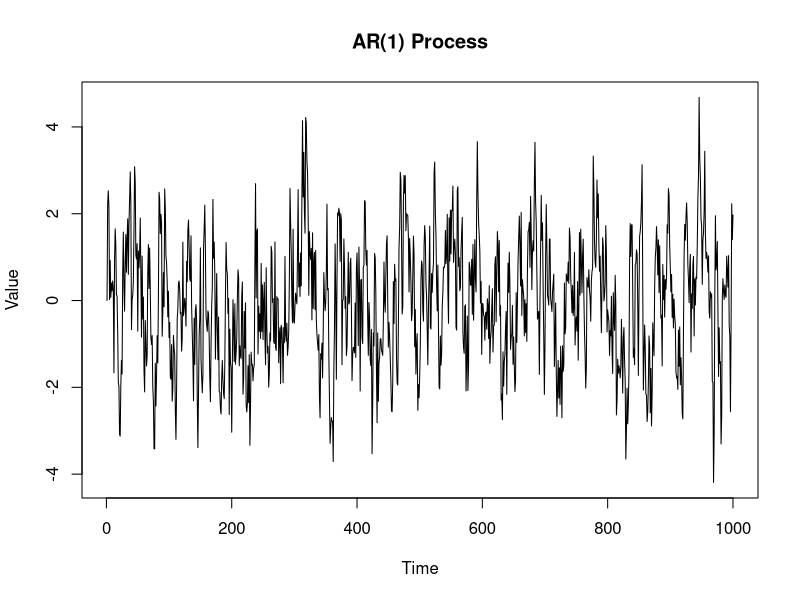
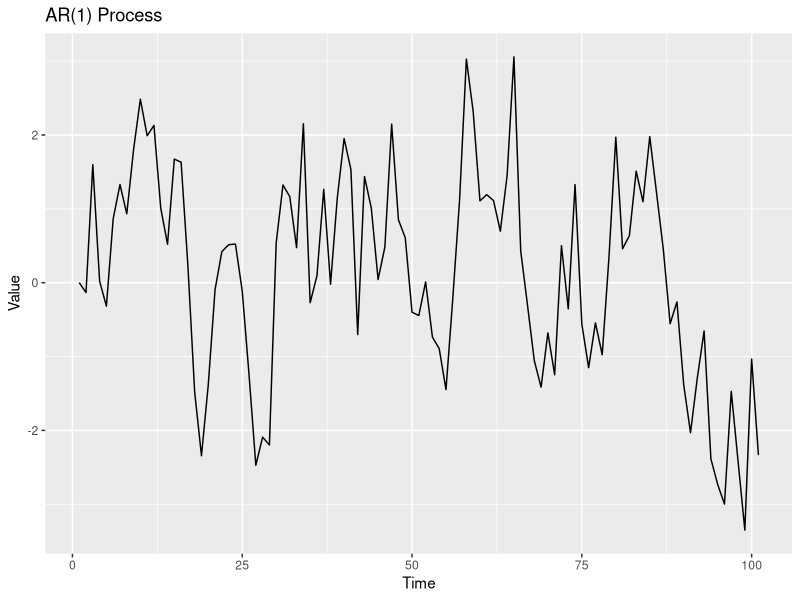
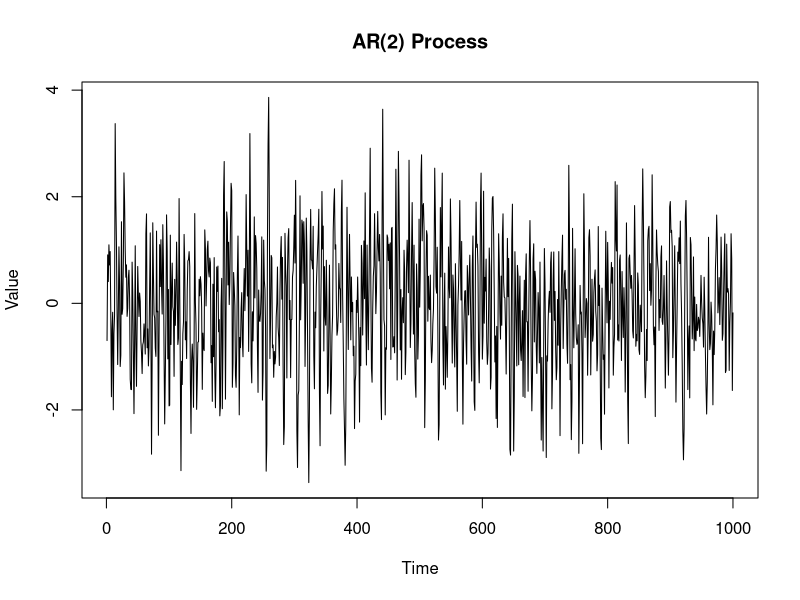
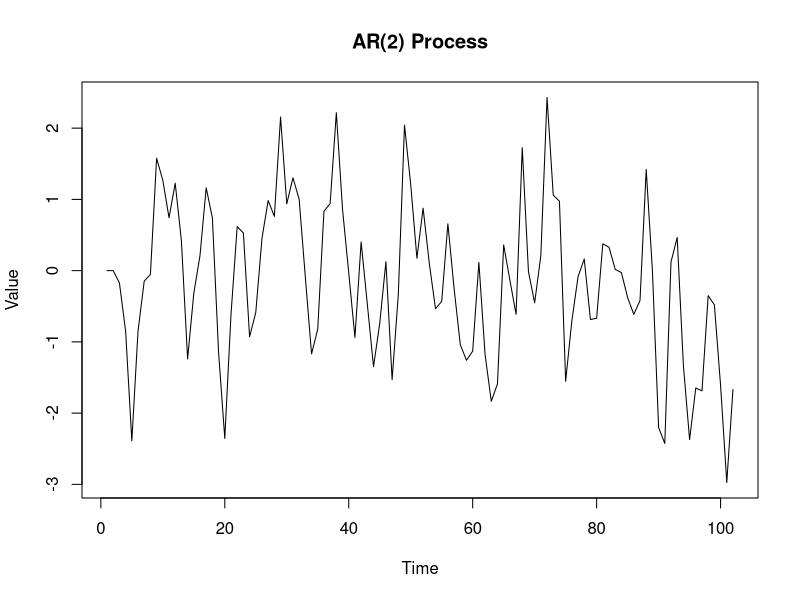
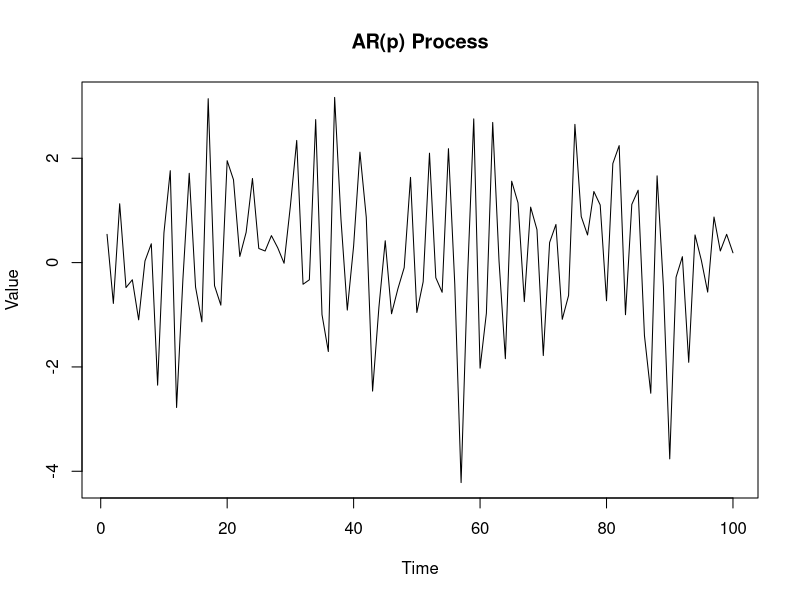
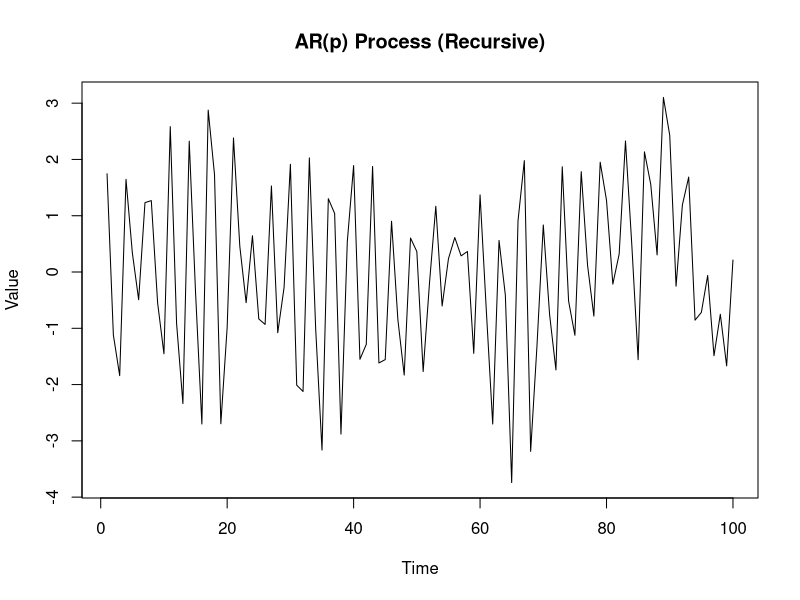

These charts were generated, in order, by the following R code:
## ---- chunk 1
# Set the parameters for the AR(1) process
phi <- 0.7  # Autoregressive coefficient
n <- 1000    # Number of observations to generate
# Generate the AR(1) process
ar1_data <- stats::arima.sim(model = list(ar = phi), n = n)

# Plot the generated AR(1) process
plot(ar1_data, type = 'l', main = 'AR(1) Process', ylab = 'Value', xlab = 'Time')

## ---- chunk 2
phi <- 0.7  # Autoregressive coefficient
sigma <- 1  # Standard deviation of the random error
n = 100
generate_AR1 <- function(phi, sigma, n) {
  # Initialize an empty vector to store the generated values
  ar1_data <- numeric(n+1)
  epsilon <- rnorm(n,sd = sigma)
  
  for(i in (1:n)){
    ar1_data[i+1] <- phi*ar1_data[i] + epsilon[i]
  }
  
  # Return the generated AR(1) process
  return(ar1_data)
}
ar1_data_custom <- generate_AR1(phi, sigma, n)
#..........
library(ggplot2)
# Create a data frame for ggplot
ar1_df <- data.frame(Time = 1:(n+1), Value = ar1_data_custom)

# Plot using ggplot
ggplot(ar1_df, aes(x = Time, y = Value)) +
  geom_line() +
  labs(title = "AR(1) Process",
       x = "Time",
       y = "Value")
## ---- chunk 3
# Load the stats package (if not already loaded)
library(stats)

# Set the parameters for the AR(2) process
phi1 <- 0.5  # Autoregressive coefficient for lag 1
phi2 <- -0.3  # Autoregressive coefficient for lag 2
n <- 1000    # Number of observations to generate

# Generate the AR(2) process
ar2_data <- arima.sim(model = list(ar = c(phi1, phi2)), n = n)

# Plot the generated AR(2) process
plot(ar2_data, type = 'l', main = 'AR(2) Process', ylab = 'Value', xlab = 'Time')

## ---- chunk 4
phi1 <- 0.7  # Autoregressive coefficient for lag 1
phi2 <- -0.3  # Autoregressive coefficient for lag 2
sigma <- 1  # Standard deviation of the random error
n <- 100  # Number of observations

generate_AR2 <- function(phi1, phi2, sigma, n) {
  # Initialize an empty vector to store the generated values
  ar2_data <- numeric(n+2)
  epsilon <- rnorm(n, sd = sigma)
  
  for (i in 3:(n+2)) {
    ar2_data[i] <- phi1 * ar2_data[i-1] + phi2 * ar2_data[i-2] + epsilon[i-2]
  }
  
  # Return the generated AR(2) process
  return(ar2_data)
}

# Generate the AR(2) process using the custom function
ar2_data_custom <- generate_AR2(phi1, phi2, sigma, n)

# Plot the generated AR(2) process
plot(ar2_data_custom, type = 'l', main = 'AR(2) Process', ylab = 'Value', xlab = 'Time')

## ---- chunk 5
generate_ARp <- function(phi_list, sigma, n) {
  p <- length(phi_list)  # Number of autoregressive coefficients
  ar_data <- numeric(n + p)  # Initialize vector to store generated values
  epsilon <- rnorm(n, sd = sigma)  # Generate random errors
  
  # Fill in initial values using random errors
  ar_data[1:p] <- epsilon[1:p]
  
  # Generate AR(p) process
  for (i in (p + 1):(n + p)) {
    ar_data[i] <- sum(phi_list * ar_data[(i - p):(i - 1)]) + epsilon[i - p]
  }
  
  # Return the generated AR(p) process
  return(ar_data[(p + 1):(n + p)])
}

# Example usage:
phi_list <- c(0.7, -0.4, 0.2)  # Autoregressive coefficients
sigma <- 1  # Standard deviation of the random error
n <- 100  # Number of observations

# Generate the AR(p) process using the custom function
ar_data_custom <- generate_ARp(phi_list, sigma, n)

# Plot the generated AR(p) process
plot(ar_data_custom, type = 'l', main = 'AR(p) Process', ylab = 'Value', xlab = 'Time')


## ---- chunk 6
generate_ARp_recursive <- function(phi_list, sigma, n) {
  p <- length(phi_list)  # Number of autoregressive coefficients
  
  # Initialize AR(p) data vector
  ar_data <- numeric(n + p)
  
  # Generate random errors
  epsilon <- rnorm(n + p, sd = sigma)
  
  # Initialize AR(1) process for each phi in phi_list
  for (i in 1:p) {
    ar_data[i] <- epsilon[i]
  }
  
  # Recursive AR(1) function
  ar1_recursive <- function(ar_data, phi, index) {
    if (index <= length(ar_data)) {
      ar_data[index] <- phi * ar_data[index - 1] + epsilon[index]
      ar_data <- ar1_recursive(ar_data, phi, index + 1)
    }
    return(ar_data)
  }
  
  # Generate AR(p) process recursively
  for (i in (p + 1):(n + p)) {
    ar_data[i] <- sum(phi_list * ar_data[(i - p):(i - 1)]) + epsilon[i]
  }
  
  # Return the generated AR(p) process
  return(ar_data[(p + 1):(n + p)])
}

# Example usage:
phi_list <- c(0.7, -0.4, 0.2)  # Autoregressive coefficients
sigma <- 1  # Standard deviation of the random error
n <- 100  # Number of observations

# Generate the AR(p) process using the recursive function
ar_data_recursive <- generate_ARp_recursive(phi_list, sigma, n)

# Plot the generated AR(p) process
plot(ar_data_recursive, type = 'l', main = 'AR(p) Process (Recursive)', ylab = 'Value', xlab = 'Time')

